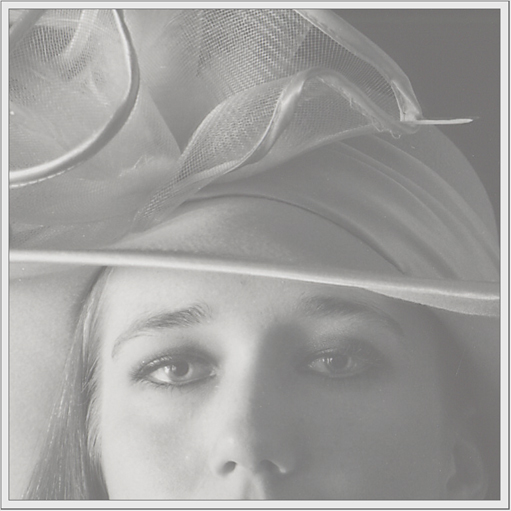
#> input picture images/img1.jpg, 511 x 511 px
$ python histo_eq.py
#> lines starting #> are read from the running program, lines starting #| are printed output that depends on the picture
import cv2
import numpy as np
import math

def histogram(img):
	height = img.shape[0]
	width = img.shape[1]

	hist = np.zeros((256))
# as its only till 255 , because grey scale images have value
#between 0-225
	for i in np.arange(height):
		for j in np.arange(width):
			a = img.item(i,j)
			hist[a] += 1

	print()
	return hist

def cumulative_histogram(hist):
	cum_hist = hist.copy()

	for i in np.arange(1,256):
		cum_hist[i] = cum_hist[i-1] + cum_hist[i]

	return cum_hist

img = cv2.imread("images/img1.jpg", 0 )
#> img: shape (511, 511); min 94, max 251, mean 159.8

height = img.shape[0]
#> height = 511
width = img.shape[1]
#> width = 511
pixels = height*width
#> pixels = 261121

histo = histogram(img)
#> after the loop in histogram, `for i in np.arange(height):`: hist = 256 values, max 8797 at index 232, min 0 at index 0, mean 1020
#> histo has the same summary as hist in histogram
cum_hist = cumulative_histogram(histo)
#> in cumulative_histogram, `cum_hist = hist.copy()`: cum_hist has the same summary as hist in histogram
#> after the loop in cumulative_histogram, `for i in np.arange(1,256):`: cum_hist = 256 values from 0 to 261121
#> cum_hist = 256 values from 0 to 261121


for i in np.arange(height):
	for j in np.arange(width):
		a = img.item(i,j)
		b = math.floor((cum_hist[a] *255) / pixels)
		img.itemset((i,j), b)
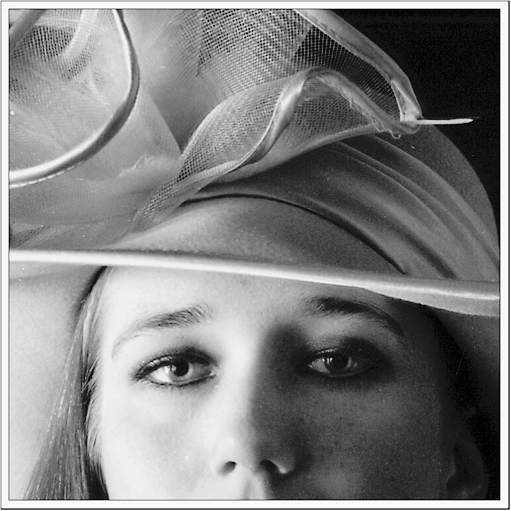
#> img: shape (511, 511); min 0, max 255, mean 128.6

cv2.imwrite('outputs/histogram_eq.jpg', img)

cv2.imshow('image', img)
cv2.waitKey(0)
cv2.destroyAllWindows()

$ run again, with images/cat.jpg copied over images/img1.jpg
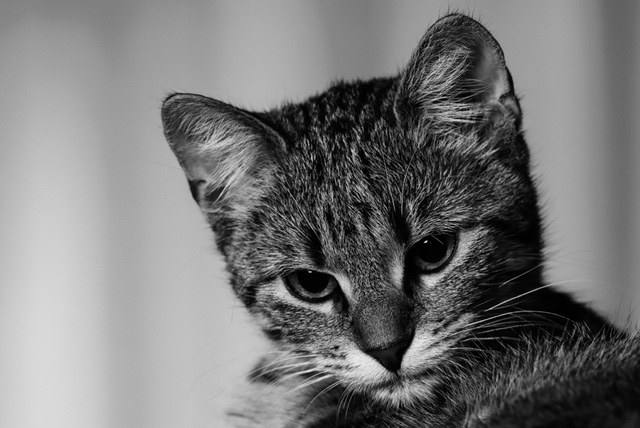
#> input picture images/cat.jpg, 640 x 428 px
#> img is the input picture: shape (428, 640); min 0, max 238, mean 119.9
#> after the loop in histogram, `for i in np.arange(height):`: hist = 256 values, max 3228 at index 158, min 0 at index 235, mean 1070
#> histo has the same summary as hist in histogram
#> in cumulative_histogram, `cum_hist = hist.copy()`: cum_hist has the same summary as hist in histogram
#> after the loop in cumulative_histogram, `for i in np.arange(1,256):`: cum_hist = 256 values from 1011 to 273920
#> after the loop `for i in np.arange(height):`:
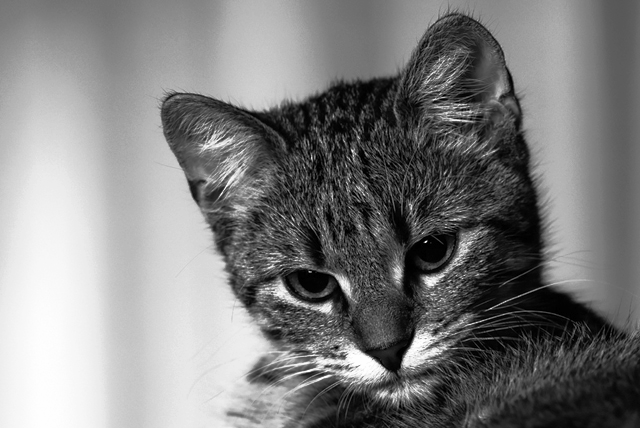
#> img: shape (428, 640); min 0, max 255, mean 127.7

$ run again, with images/contrast.jpg copied over images/img1.jpg
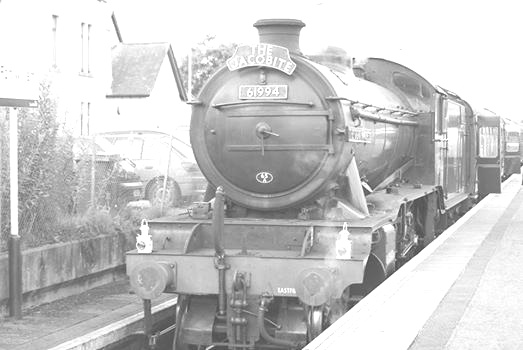
#> input picture images/contrast.jpg, 523 x 350 px
#> img is the input picture: shape (350, 523); min 62, max 255, mean 200.9
#> after the loop in histogram, `for i in np.arange(height):`: hist = 256 values, max 49135 at index 255, min 0 at index 0, mean 715
#> histo has the same summary as hist in histogram
#> in cumulative_histogram, `cum_hist = hist.copy()`: cum_hist has the same summary as hist in histogram
#> after the loop in cumulative_histogram, `for i in np.arange(1,256):`: cum_hist = 256 values from 0 to 183050
#> after the loop `for i in np.arange(height):`:
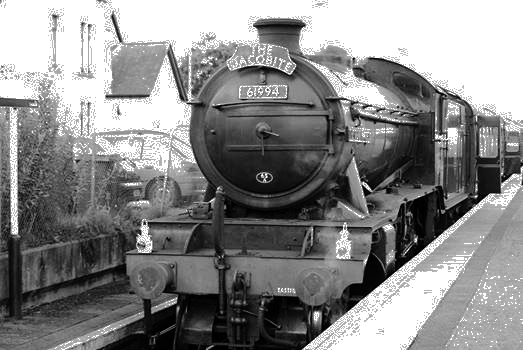
#> img: shape (350, 523); min 0, max 255, mean 136.8
